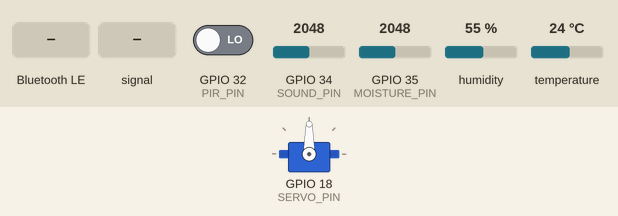
Bench run of a sketch on a simulated ESP32. Parts: servo. The inputs (shaded band) are chosen by the test bench; at power-on: GPIO 34 (SOUND_PIN) = 2048, GPIO 35 (MOISTURE_PIN) = 2048, GPIO 32 (PIR_PIN) LOW, humidity 55 %, temperature 24 °C. WiFi joins after 1.5 s; servers stay silent unless stated; the local clock reads 2024-03-15 10:24:30 at power-on unless the sketch sets it; random numbers use the default seed unless the sketch sets one; no MQTT or app messages arrive unless stated; nothing arrives over Bluetooth unless stated; a phone connects over Bluetooth LE 3 s after start; what the sketch prints to the serial monitor is not drawn.

Above: at 2.2 s.
2.3 s: Bluetooth LE write "rock" received
At 2.75 s:
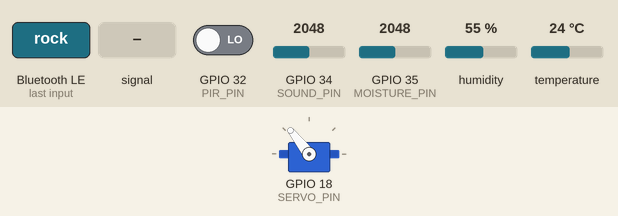
At 4.85 s:
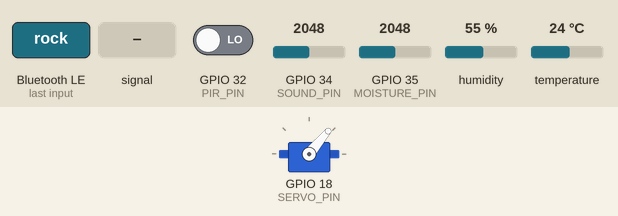
5.8 s: GPIO 34 (SOUND_PIN) set to 2168
At 6.65 s:
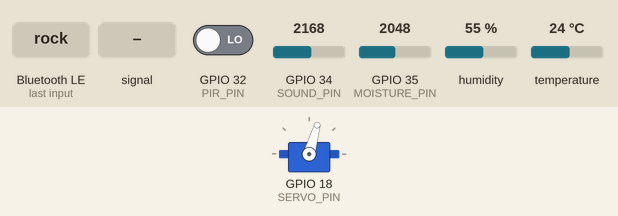
13.5 s: GPIO 34 (SOUND_PIN) set to 2240
17.0 s: GPIO 34 (SOUND_PIN) fed a 200 Hz sine of ±1023 counts around its level
20.5 s: GPIO 35 (MOISTURE_PIN) set to 1568
24.0 s: GPIO 35 (MOISTURE_PIN) set to 1464
Timing chart, 0 to 30.5 s (numbered marks = the images above; inputs shaded):
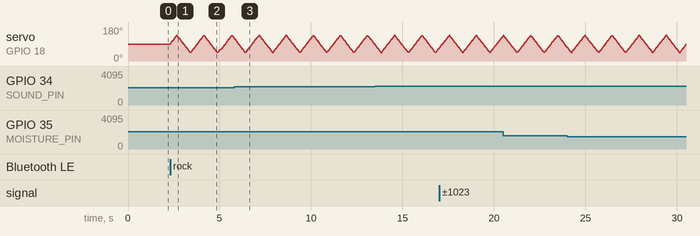

The sketch:

smart_cradle.ino
```cpp
/*
 * ============================================================
 *  IoT Smart Cradle — ULTIMATE MASTER FIRMWARE (Ver 1.7)
 * ============================================================
 */

#include <Arduino.h>
#include <WiFi.h>
#include <WiFiClientSecure.h>
#include <PubSubClient.h>
#include <DHT.h>
#include <ESP32Servo.h>
#include <ArduinoJson.h>
#include <BLEDevice.h>
#include <BLEServer.h>
#include <BLEUtils.h>
#include <BLE2902.h>
#include <time.h>

// ─── 1. Credentials ────────────────────────────────────────
const char* WIFI_SSID     = "Loading...";
const char* WIFI_PASSWORD = "sravan21";

const char* MQTT_SERVER   = "broker.hivemq.com";
const int   MQTT_PORT     = 8883;

// ─── Topics ─────────────────────────────────────────────
const char* TOPIC_SENSORS  = "sravan_cradle_iot/sensors";
const char* TOPIC_COMMANDS = "sravan_cradle_iot/commands";

// ─── 2. Pin Assignments ─────────────────────────────────────
#define DHT_PIN       4
#define DHT_TYPE      DHT11
#define PIR_PIN       32
#define SOUND_PIN     34
#define MOISTURE_PIN  35
#define SERVO_PIN     18 // Moved from 13 to 18 for better stability

// ─── 3. Objects & Globals ───────────────────────────────────
DHT dht(DHT_PIN, DHT_TYPE);
Servo cradleServo;
WiFiClientSecure espClient;
PubSubClient mqttClient(espClient);

BLECharacteristic* pTxCharacteristic = NULL;
bool deviceConnected = false;
bool isRocking = false;
unsigned long lastPublish = 0;
bool confirmedCrying = false;
unsigned long cryTimer = 0;
unsigned long lastMove = 0;
int angle = 90;
int direction = 1;

// ─── 4. Functions ───────────────────────────────────────────

void executeCommand(String cmd) {
  cmd.toLowerCase(); cmd.trim();
  if (cmd.indexOf("rock") != -1) {
    isRocking = true;
    Serial.println("{\"log\":\"CMD: Rocking Signal Sent to Pin 18\"}");
  } else if (cmd.indexOf("stop") != -1) {
    isRocking = false;
    cradleServo.write(90);
    Serial.println("{\"log\":\"CMD: Rocking Stopped\"}");
  }
}

void mqttCallback(char* topic, byte* payload, unsigned int length) {
  String message = "";
  for (unsigned int i = 0; i < length; i++) message += (char)payload[i];
  executeCommand(message);
}

class MyCallbacks: public BLECharacteristicCallbacks {
    void onWrite(BLECharacteristic *p) {
      String v = p->getValue();
      if (v.length() > 0) executeCommand(v);
    }
};

class MyServerCallbacks: public BLEServerCallbacks {
    void onConnect(BLEServer* p) { deviceConnected = true; }
    void onDisconnect(BLEServer* p) {
        deviceConnected = false;
        BLEDevice::startAdvertising();
    }
};

void syncConnectivity() {
  if (WiFi.status() == WL_CONNECTED) {
    // --- NTP Time Sync (Required for Secure Cloud Connection) ---
    if (time(nullptr) < 100000) {
       configTime(19800, 0, "pool.ntp.org", "time.google.com");
       Serial.println("{\"log\":\"Cloud: Syncing Time...\"}");
       return;
    }

    if (!mqttClient.connected()) {
      static unsigned long lastM = 0;
      if (millis() - lastM > 5000) {
        lastM = millis();
        String clientID = "Cradle_" + String(random(0, 9999));
        Serial.println("{\"log\":\"Cloud: Connecting to HiveMQ...\"}");

        if (mqttClient.connect(clientID.c_str())) { // No credentials needed for global
          mqttClient.subscribe(TOPIC_COMMANDS);
          Serial.println("{\"log\":\"Cloud: LIVE ✅\"}");
        }
      }
    }
  } else {
    static unsigned long lastW = 0;
    if (millis() - lastW > 5000) {
      lastW = millis();
      Serial.println("{\"log\":\"WiFi: Searching...\"}");
      WiFi.begin(WIFI_SSID, WIFI_PASSWORD);
    }
  }
}

// ─── 5. Core Flow ───────────────────────────────────────────

void setup() {
  Serial.begin(115200);
  delay(1000);
  Serial.println("\n--- MASTER VERSION 1.7 START ---");

  dht.begin();
  pinMode(PIR_PIN, INPUT); pinMode(SOUND_PIN, INPUT); pinMode(MOISTURE_PIN, INPUT);
  cradleServo.attach(SERVO_PIN, 500, 2400); // Standard pulse range for SG90/MG90S
  cradleServo.write(90); // Start at neutral

  // Connectivity
  WiFi.begin(WIFI_SSID, WIFI_PASSWORD);
  espClient.setInsecure();
  espClient.setHandshakeTimeout(30000); // 30s for slow hotspots
  mqttClient.setServer(MQTT_SERVER, MQTT_PORT);
  mqttClient.setCallback(mqttCallback);
  mqttClient.setBufferSize(512); // Handle larger JSON packets if needed

  // Bluetooth
  BLEDevice::init("Cradle_AI");
  BLEServer *pServer = BLEDevice::createServer();
  pServer->setCallbacks(new MyServerCallbacks());
  BLEService *pService = pServer->createService("4fafc201-1fb5-459e-8fcc-c5c9c331914b");
  pTxCharacteristic = pService->createCharacteristic("beb5483e-36e1-4688-b7f5-ea07361b26a8", BLECharacteristic::PROPERTY_NOTIFY);
  pTxCharacteristic->addDescriptor(new BLE2902());
  BLECharacteristic *pRxChar = pService->createCharacteristic("e3223119-9445-4e96-a4a1-85358ce291d0", BLECharacteristic::PROPERTY_WRITE);
  pRxChar->setCallbacks(new MyCallbacks());
  pService->start();
  pServer->getAdvertising()->start();

  Serial.println("{\"log\":\"SYSTEM_READY\"}");
}

void loop() {
  syncConnectivity();
  mqttClient.loop();

  // --- ANALOG SENSOR SAMPLING ---
  int rawSound = analogRead(SOUND_PIN);
  int rawMoisture = analogRead(MOISTURE_PIN);
  float t = dht.readTemperature();
  float h = dht.readHumidity();

  // --- SENSOR DEFENDER (No more NULL) ---
  float validTemp = (isnan(t)) ? 25.0 : t; // Default to 25 if sensor fails
  float validHum  = (isnan(h)) ? 50.0 : h;

  // --- LOCAL 10s CRYING VERIFICATION ---
  if (rawSound > 2200) { // Increased threshold for accuracy
    if (cryTimer == 0) cryTimer = millis();
    if (millis() - cryTimer > 8000) confirmedCrying = true;
  } else {
    cryTimer = 0; confirmedCrying = false;
  }

  // --- LIQUID-SMOOTH CRADLE MOTION ---
  if (isRocking) {
    if (millis() - lastMove > 15) {
      lastMove = millis();
      angle += (direction * 2);
      if (angle >= 135 || angle <= 45) direction *= -1;
      cradleServo.write(angle);
    }
  } else {
    if (angle != 90) { angle = 90; cradleServo.write(90); }
  }

  // --- TELEMETRY REPORTING ---
  if (millis() - lastPublish > 4000) {
    lastPublish = millis();
    StaticJsonDocument<256> doc;
    doc["temperature"] = validTemp;
    doc["humidity"]    = validHum;
    doc["sound"]       = rawSound;
    doc["isCrying"]    = confirmedCrying;
    doc["moisture"]    = rawMoisture;
    doc["isWet"]       = (rawMoisture < 1500 && rawMoisture > 100); // Filter out 0 (disconnected)
    doc["motion"]      = (digitalRead(PIR_PIN) == HIGH);
    doc["isRocking"]   = isRocking;
    doc["cloud"]       = mqttClient.connected();

    char buf[256];
    serializeJson(doc, buf);
    if (mqttClient.connected()) mqttClient.publish(TOPIC_SENSORS, buf);
    serializeJson(doc, Serial); Serial.println();

    if (deviceConnected && pTxCharacteristic) {
      pTxCharacteristic->setValue(buf); pTxCharacteristic->notify();
    }
  }

  // Serial Command
  if (Serial.available()) {
    String scmd = Serial.readStringUntil('\n');
    executeCommand(scmd);
  }
}
```
